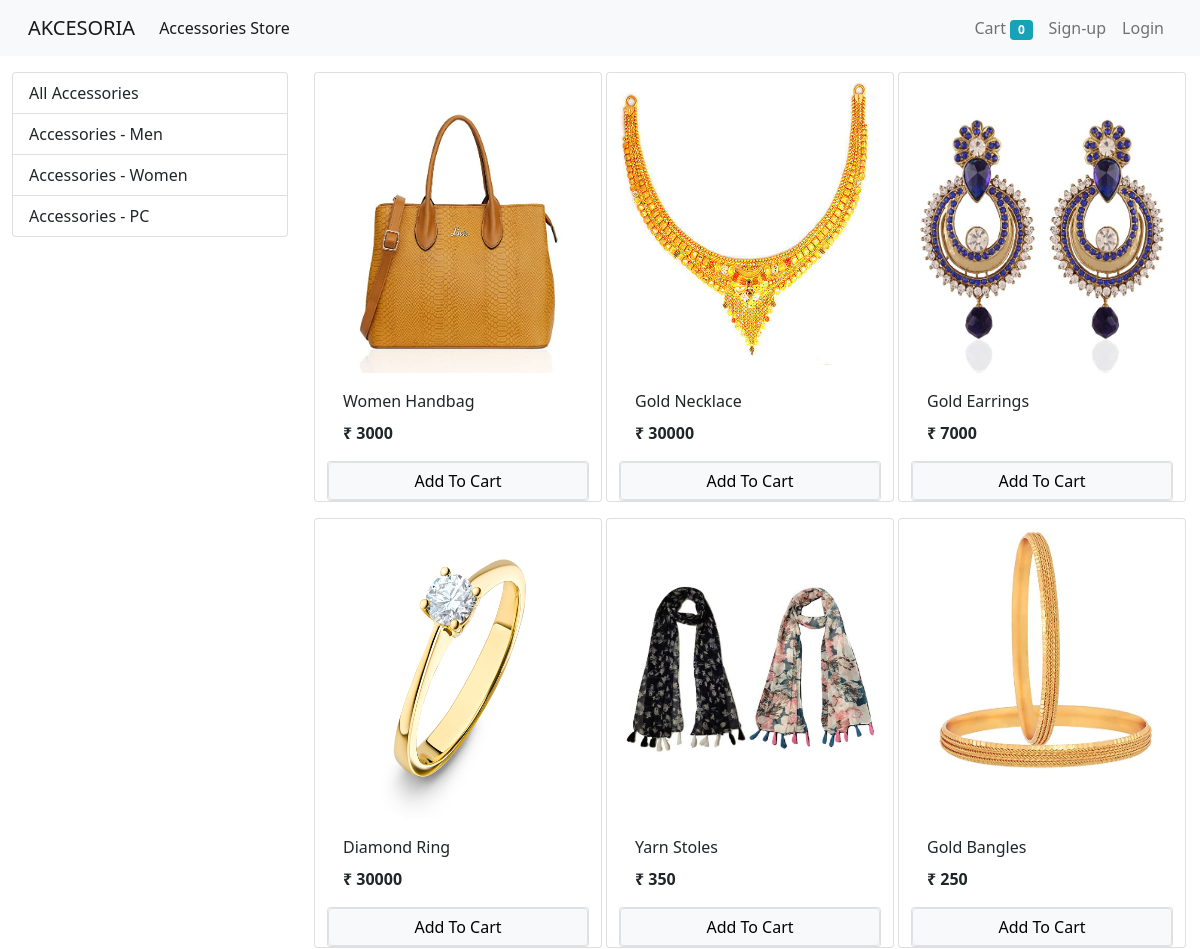
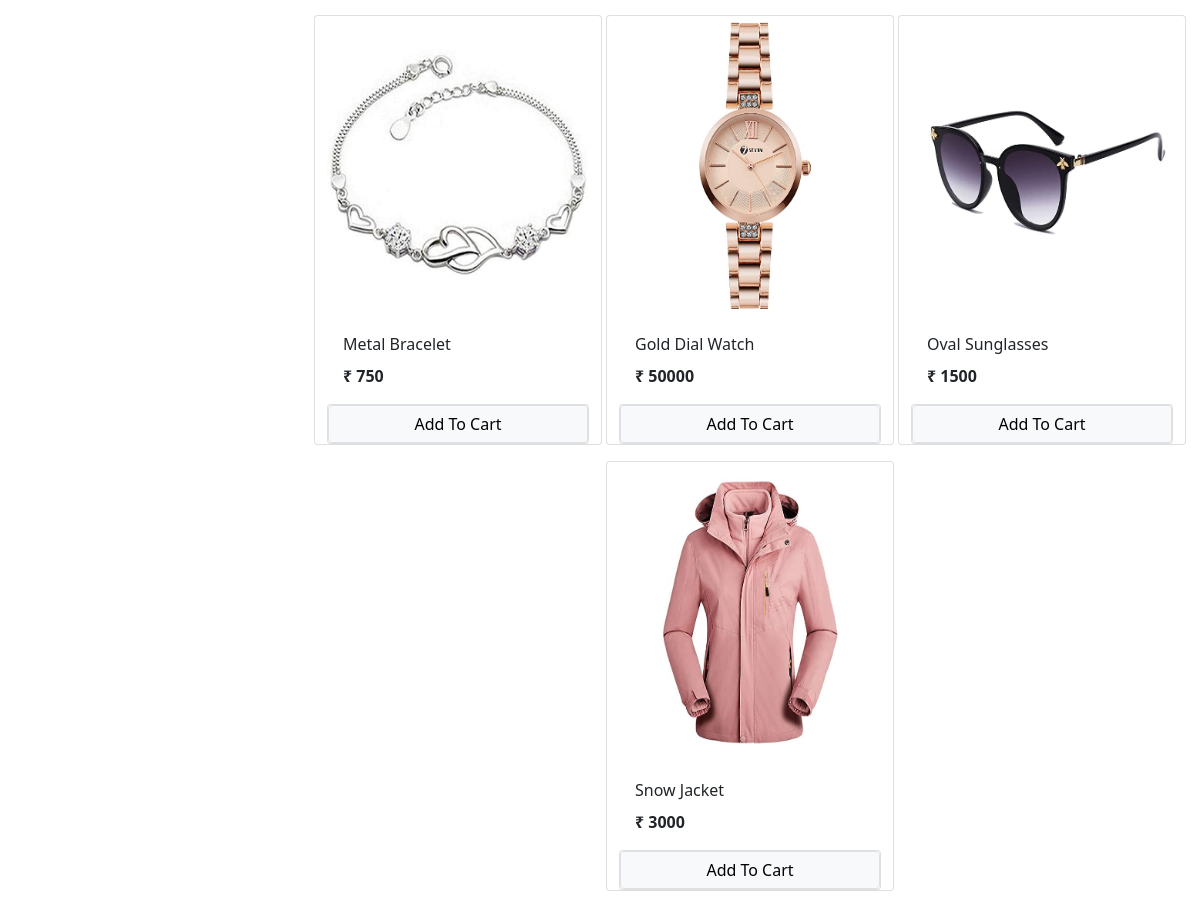
The app's page /?category=2 with its own data (2 pictures, top to bottom).
### estore/models.py (models this page shows, shortened)
class Category(models.Model):
    name=models.CharField(max_length=20)
    @staticmethod
    def get_all_categories():
        return Category.objects.all()

class Accessories_Product(models.Model):
    name=models.CharField(max_length=50)
    price=models.IntegerField(default=0)
    category=models.ForeignKey(Category,on_delete=models.CASCADE,default=1)
    description=models.CharField(max_length=200,default='',null=True,blank=True)
    image=models.ImageField(upload_to='uploads/A_products/')
    @staticmethod
    def get_all_products_by_categoryid(category_id):
        if category_id:
            return Accessories_Product.objects.filter(category=category_id)
        else:
            return Accessories_Product.get_all_products()

### estore/views.py (the view, shortened to what this page needs)
# urls.py: path('', Index.as_view(), name='index'),
class Index(View):
    def get(self,request):
            cart=request.session.get('cart')
            if not cart:
                request.session['cart'] ={}
            products= None
            categories=Category.get_all_categories()
            categoryID=request.GET.get('category')
            if categoryID:
                products=Accessories_Product.get_all_products_by_categoryid(categoryID)
            else:
                products=Accessories_Product.get_all_products()
            print('This is:',request.session.get('email'))
            return render(request,'index.html',{'products':products,'categories':categories})

### estore/templatetags/cart.py (called while the page is built)
@register.filter(name='is_in_cart')
def is_in_cart(product, cart):
    keys=cart.keys()
    for id in keys:
        if int(id)==product.id:
            return True
    return False

### estore/templatetags/custom_filter.py (called while the page is built)
@register.filter(name='currency')
def currency(number):
    return "₹ "+str(number)

### Templates/index.html (shortened to what this page needs)
{% extends 'base.html' %}
{% block content %}
{% load cart %}
{% load custom_filter %}
  <div class="container-fluid mt-3">
    <div class="row">
<div class="col-lg-3 mx-auto">
<div class="list-group">
  <a href="/" class="list-group-item list-group-item-action">All Accessories</a>
  {% for category in categories %}
  <a href="/?category={{category.id}}" class="list-group-item list-group-item-action">{{category.name}}</a>
  {% endfor %}
</div>
</div>
      <div id="products" class="col-lg-9 mx-auto" >
        <div class="row mx-auto">
          {% for product in products %}
        <div class="card mx-auto mb-3" id={{product.id}} style="width: 18rem;">
          <img src="{{product.image.url}}" class="card-img-top" alt="..." width="100" height="300">
          <div class="card-body">
            <p class="card-title">{{product.name}}</p>
            <p class="card-text"><b>{{product.price|currency}}</b></p>
          </div>
          <div class="card footer p-0 no-gutters">
            {% if product|is_in_cart:request.session.cart %}
            <div class="row no-gutters">
              <form action="/#{{product.id}}" class="col-lg-3" method="post">
                {% csrf_token %}
              <input hidden type="text" name='product' value='{{product.id}}'>
              <input hidden type="text" name='remove' value='True'>
              <input type="submit" value=" - " class="btn btn-block btn-secondary">
              </form>
              <div class="text-center col">{{product|cart_quantity:request.session.cart}} in Cart</div>
              <form action="/#{{product.id}}" class="col-lg-3" method="post">
                {% csrf_token %}
              <input hidden type="text" name='product' value='{{product.id}}'>
              <input type="submit" value=" + " class="btn btn-block btn-secondary">
              </form>
            </div>
            {% else %}
            <form action="/#{{product.id}}" method="POST" class="btn-block">
             <input type="submit" class="float-right btn btn-light border form-control" value="Add To Cart">
            </form>
            {% endif %}
          </div>
        </div>
    {% endfor %}
        </div>
      </div>
    </div>
  </div>
{% endblock %}

### records on screen
Category: name "Accessories - Men"
Category: name "Accessories - Women"
Category: name "Accessories - PC"
Accessories_Product: image (picture), name "Women Handbag", price "₹ 3000"
Accessories_Product: image (picture), name "Gold Necklace", price "₹ 30000"
Accessories_Product: image (picture), name "Gold Earrings", price "₹ 7000"
Accessories_Product: image (picture), name "Diamond Ring", price "₹ 30000"
Accessories_Product: image (picture), name "Yarn Stoles", price "₹ 350"
Accessories_Product: image (picture), name "Gold Bangles", price "₹ 250"
Accessories_Product: image (picture), name "Metal Bracelet", price "₹ 750"
Accessories_Product: {{ product.id }} 18 (drawn), image (picture), name "Gold Dial Watch", price "₹ 50000"
Accessories_Product: image (picture), name "Oval Sunglasses", price "₹ 1500"
Accessories_Product: image (picture), name "Snow Jacket", price "₹ 3000"

### other values on screen
{{ request.session.cart.keys|length }} "0"
